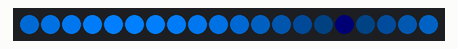
This sketch was run on a simulated Arduino Uno, built with avr-gcc and run on an emulated ATmega328P. On the bench: 20 RGB LEDs in strip order, left to right.

Above: at 0.15 s.
At 5.64 s:
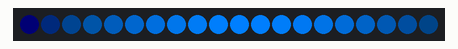
At 11.13 s:
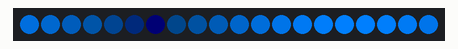
At 17.84 s:
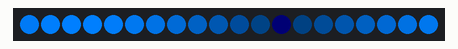
At 24.85 s:
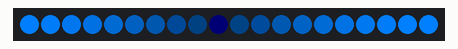
At 39.48 s:
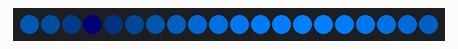

The sketch:

ocean.ino
```cpp
#include <FastLED.h>

#define NUM_LEDS 20
#define DATA_PIN 18

CRGB leds[NUM_LEDS];

void setup() {
  FastLED.addLeds<NEOPIXEL, DATA_PIN>(leds, NUM_LEDS);
}

void setWaveEffect() {
  for (int i = 0; i < NUM_LEDS; i++) {
    // Calculate the phase shift for each pixel
    float phase = i * 2 * PI / NUM_LEDS;

    // Calculate brightness based on a sine wave
    int brightness = 128 + 127 * sin(millis() / 100.0 + phase);
    brightness = constrain(brightness, 0, 255);

    // Set pixel color with calculated brightness (using cyan and blue)
    leds[i] = CRGB(0, brightness / 2, brightness);

  }
  FastLED.show();
}

void loop() {
  setWaveEffect();
  delay(0.5); // Adjust delay for wave speed
}
```
